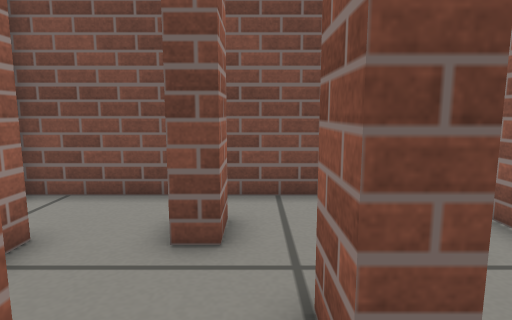
view 1 (above)

16 first-person views from a walk through a Gazebo world. The camera is 0.39 m above the floor, tilts 8° down and sees 75° across. The floor is counted in squares, 0.2 m on a side. Each view is taken from the middle of a square. On the plan, view 1 faces up. The plan holds only what a view shows up to about 18 squares ahead; the rest is blank.

view 2
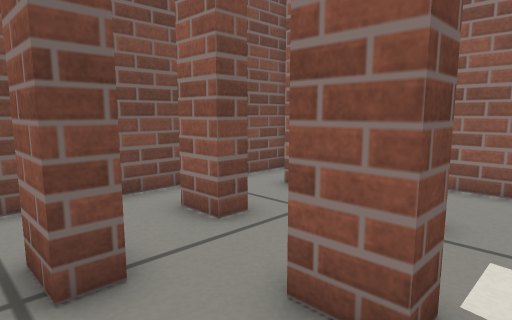

view 3
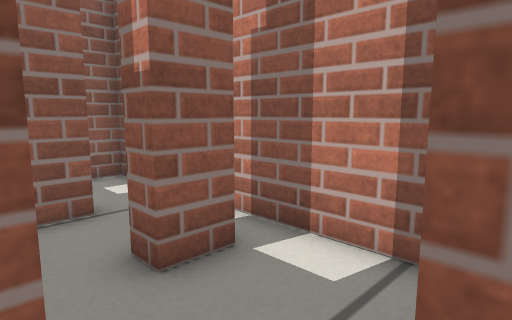

view 4
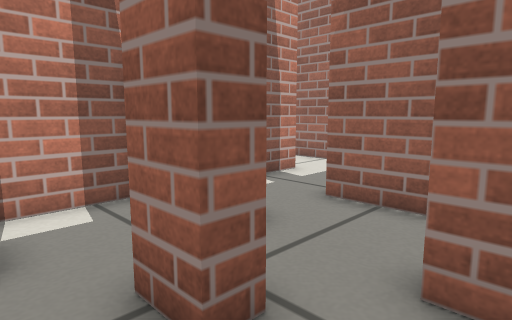

view 5
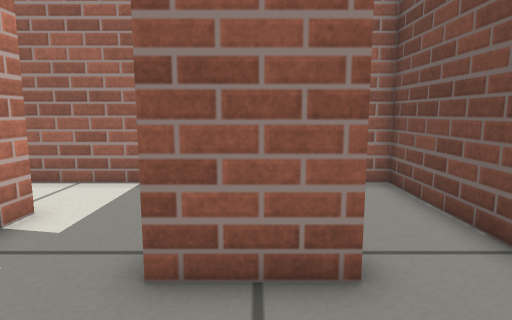

view 6
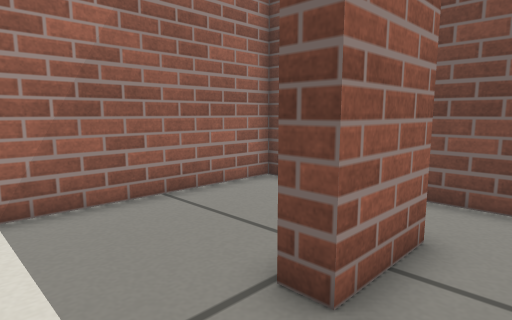

view 7
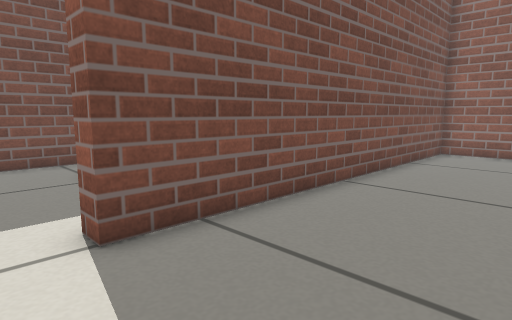

view 8
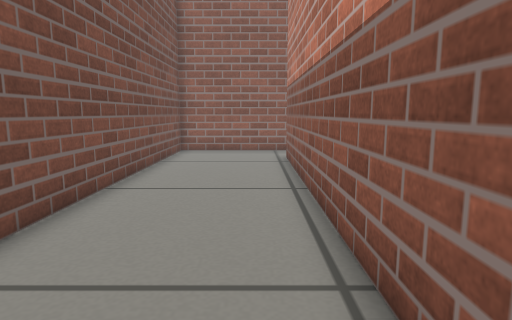

view 9
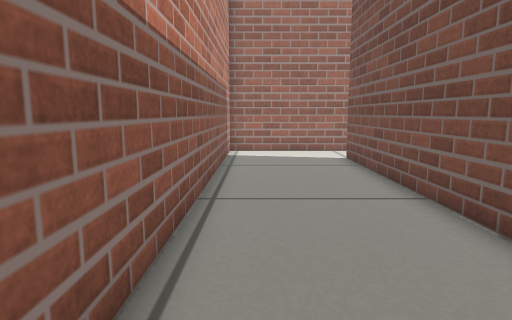

view 10
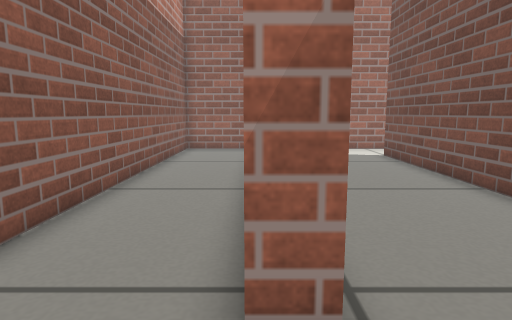

view 11
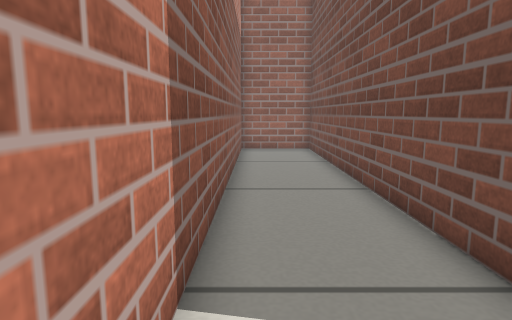

view 12
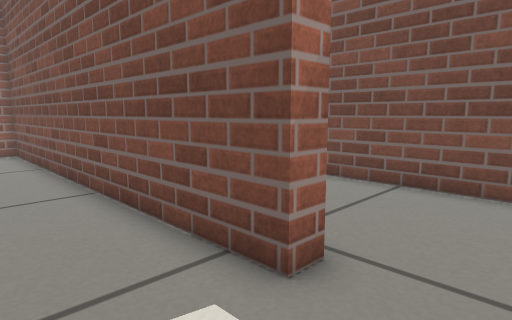

view 13
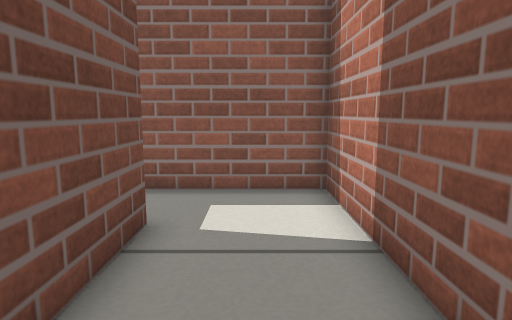

view 14
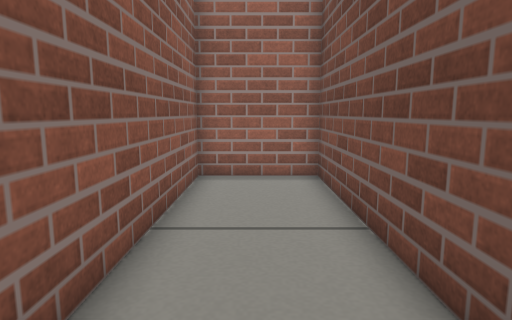

view 15
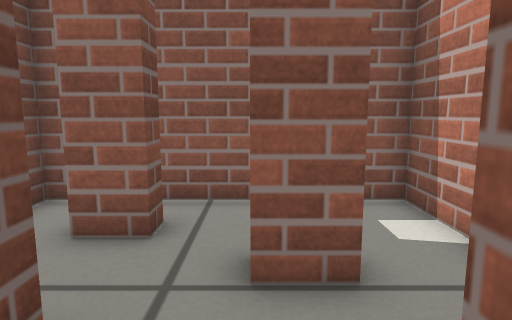

view 16
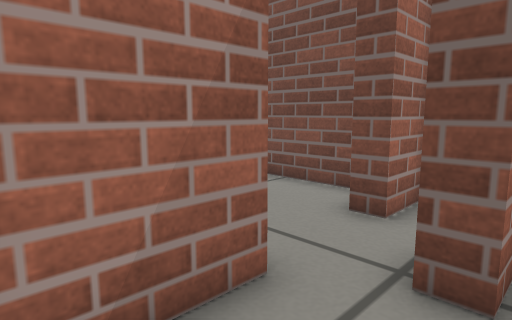

### Floor plan
Ten units are one square. View 1 is at (0, 0); x grows to the right and y downward. Boxes are objects, and circles mark ways between rooms. Rooms are numbered by the first view taken in them; rooms with no view inside come last. Other rooms are left out.
<svg viewBox="-147 -82 195 195">
<path fill="none" stroke="#000" d="M-5 -60 -5 -47 -13 -47 -13 -60M14 -18 6 -18 6 -31M29 -47 20 -47 20 -60M-16 -9 -24 -9 -24 -21 -16 -21M-35 -37 -42 -37 -42 -49 -35 -49 -35 -37M20 3 43 3 43 -77 -56 -77 -56 -59M-56 -28 -56 -1M-53 3 -10 3M-86 -52 -86 -27 -94 -27M-60 -28 -56 -28M-113 3 -98 3M-72 -77 -142 -77 -142 5M-56 -59 -64 -59M43 66 43 11 -113 11 -113 3M-142 5 -142 63 16 63M16 63 16 71 -142 71 -142 108 43 108 43 66"/>
<circle cx="-60" cy="-40" r="3" fill="#2a7"/>
<circle cx="-125" cy="10" r="3" fill="#2a7"/>
<circle cx="30" cy="70" r="3" fill="#2a7"/>
<text x="0" y="-40">1</text>
<text x="-100" y="-40">2</text>
<text x="-50" y="40">3</text>
<text x="-40" y="90">4</text>
</svg>
Room 1 opens to room 2. Room 2 opens to room 3. Room 3 opens to room 4.

Where each view was taken, in squares from view 1:
view 1: 0 up, 0 right, facing up
view 2: 0 up, 5 left, facing up-right
view 3: 4 up, 6 left, facing down-right
view 4: 7 up, 2 left, facing down-left
view 5: 4 up, 5 left, facing left
view 6: 0 up, 7 left, facing up-left
view 7: 6 down, 13 left, facing up-right
view 8: 5 down, 13 left, facing right
view 9: 5 down, 3 right, facing left
view 10: 7 down, 4 right, facing left
view 11: 10 down, 4 right, facing left
view 12: 10 down, 4 right, facing up-left
view 13: 9 down, 4 left, facing right
view 14: 9 down, 4 left, facing left
view 15: 3 up, 3 left, facing right
view 16: 0 up, 3 left, facing up-left
